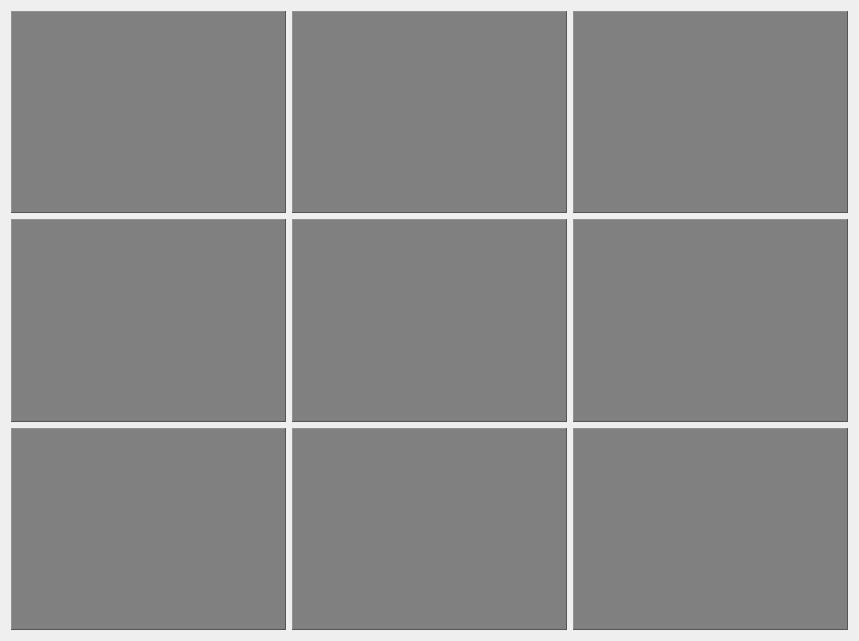
<?xml version="1.0" encoding="UTF-8"?>
<ui version="4.0">
 <class>VLCForm</class>
 <widget class="QWidget" name="VLCForm">
  <property name="geometry">
   <rect>
    <x>0</x>
    <y>0</y>
    <width>859</width>
    <height>641</height>
   </rect>
  </property>
  <property name="windowTitle">
   <string>Form</string>
  </property>
  <layout class="QGridLayout" name="gridLayout">
   <item row="0" column="0">
    <widget class="QFrame" name="frame_1">
     <property name="styleSheet">
      <string notr="true">background: grey;
</string>
     </property>
     <property name="frameShape">
      <enum>QFrame::Panel</enum>
     </property>
     <property name="frameShadow">
      <enum>QFrame::Raised</enum>
     </property>
    </widget>
   </item>
   <item row="0" column="1">
    <widget class="QFrame" name="frame_2">
     <property name="styleSheet">
      <string notr="true">background: grey;
</string>
     </property>
     <property name="frameShape">
      <enum>QFrame::Panel</enum>
     </property>
     <property name="frameShadow">
      <enum>QFrame::Raised</enum>
     </property>
    </widget>
   </item>
   <item row="0" column="2">
    <widget class="QFrame" name="frame_3">
     <property name="styleSheet">
      <string notr="true">background: grey;
</string>
     </property>
     <property name="frameShape">
      <enum>QFrame::Panel</enum>
     </property>
     <property name="frameShadow">
      <enum>QFrame::Raised</enum>
     </property>
    </widget>
   </item>
   <item row="1" column="0">
    <widget class="QFrame" name="frame_4">
     <property name="styleSheet">
      <string notr="true">background: grey;
</string>
     </property>
     <property name="frameShape">
      <enum>QFrame::Panel</enum>
     </property>
     <property name="frameShadow">
      <enum>QFrame::Raised</enum>
     </property>
    </widget>
   </item>
   <item row="1" column="1">
    <widget class="QFrame" name="frame_5">
     <property name="styleSheet">
      <string notr="true">background: grey;
</string>
     </property>
     <property name="frameShape">
      <enum>QFrame::Panel</enum>
     </property>
     <property name="frameShadow">
      <enum>QFrame::Raised</enum>
     </property>
    </widget>
   </item>
   <item row="1" column="2">
    <widget class="QFrame" name="frame_6">
     <property name="styleSheet">
      <string notr="true">background: grey;
</string>
     </property>
     <property name="frameShape">
      <enum>QFrame::Panel</enum>
     </property>
     <property name="frameShadow">
      <enum>QFrame::Raised</enum>
     </property>
    </widget>
   </item>
   <item row="2" column="0">
    <widget class="QFrame" name="frame_7">
     <property name="styleSheet">
      <string notr="true">background: grey;
</string>
     </property>
     <property name="frameShape">
      <enum>QFrame::Panel</enum>
     </property>
     <property name="frameShadow">
      <enum>QFrame::Raised</enum>
     </property>
    </widget>
   </item>
   <item row="2" column="1">
    <widget class="QFrame" name="frame_8">
     <property name="styleSheet">
      <string notr="true">background: grey;
</string>
     </property>
     <property name="frameShape">
      <enum>QFrame::Panel</enum>
     </property>
     <property name="frameShadow">
      <enum>QFrame::Raised</enum>
     </property>
    </widget>
   </item>
   <item row="2" column="2">
    <widget class="QFrame" name="frame_9">
     <property name="styleSheet">
      <string notr="true">background: grey;
</string>
     </property>
     <property name="frameShape">
      <enum>QFrame::Panel</enum>
     </property>
     <property name="frameShadow">
      <enum>QFrame::Raised</enum>
     </property>
    </widget>
   </item>
  </layout>
 </widget>
 <resources/>
 <connections/>
</ui>
